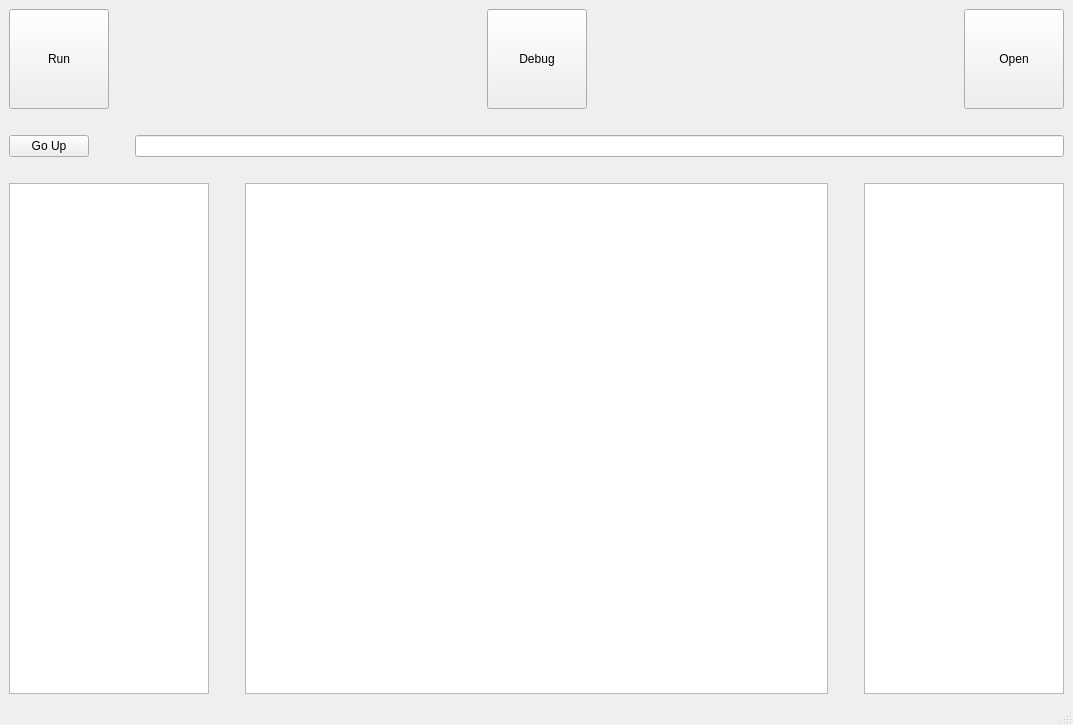
<?xml version="1.0" encoding="UTF-8"?>
<ui version="4.0">
 <class>MainWindow</class>
 <widget class="QMainWindow" name="MainWindow">
  <property name="geometry">
   <rect>
    <x>0</x>
    <y>0</y>
    <width>1073</width>
    <height>725</height>
   </rect>
  </property>
  <property name="sizePolicy">
   <sizepolicy hsizetype="Maximum" vsizetype="Maximum">
    <horstretch>1</horstretch>
    <verstretch>1</verstretch>
   </sizepolicy>
  </property>
  <property name="minimumSize">
   <size>
    <width>100</width>
    <height>0</height>
   </size>
  </property>
  <property name="windowTitle">
   <string>MainWindow</string>
  </property>
  <widget class="QWidget" name="centralwidget">
   <property name="sizePolicy">
    <sizepolicy hsizetype="Maximum" vsizetype="Maximum">
     <horstretch>1</horstretch>
     <verstretch>1</verstretch>
    </sizepolicy>
   </property>
   <layout class="QHBoxLayout" name="horizontalLayout_2">
    <item>
     <layout class="QVBoxLayout" name="verticalLayout" stretch="0,0,0,0,1">
      <property name="sizeConstraint">
       <enum>QLayout::SetNoConstraint</enum>
      </property>
      <item>
       <layout class="QHBoxLayout" name="horizontalLayout" stretch="0,1,0,1,0">
        <property name="sizeConstraint">
         <enum>QLayout::SetMaximumSize</enum>
        </property>
        <item>
         <widget class="QPushButton" name="runButton">
          <property name="minimumSize">
           <size>
            <width>100</width>
            <height>100</height>
           </size>
          </property>
          <property name="text">
           <string>Run</string>
          </property>
         </widget>
        </item>
        <item>
         <spacer name="horizontalSpacer_2">
          <property name="orientation">
           <enum>Qt::Horizontal</enum>
          </property>
          <property name="sizeHint" stdset="0">
           <size>
            <width>40</width>
            <height>20</height>
           </size>
          </property>
         </spacer>
        </item>
        <item>
         <widget class="QPushButton" name="debugButton">
          <property name="minimumSize">
           <size>
            <width>100</width>
            <height>100</height>
           </size>
          </property>
          <property name="text">
           <string>Debug</string>
          </property>
         </widget>
        </item>
        <item>
         <spacer name="horizontalSpacer_3">
          <property name="orientation">
           <enum>Qt::Horizontal</enum>
          </property>
          <property name="sizeHint" stdset="0">
           <size>
            <width>40</width>
            <height>20</height>
           </size>
          </property>
         </spacer>
        </item>
        <item>
         <widget class="QPushButton" name="openButton">
          <property name="minimumSize">
           <size>
            <width>100</width>
            <height>100</height>
           </size>
          </property>
          <property name="text">
           <string>Open</string>
          </property>
         </widget>
        </item>
       </layout>
      </item>
      <item>
       <spacer name="verticalSpacer">
        <property name="orientation">
         <enum>Qt::Vertical</enum>
        </property>
        <property name="sizeType">
         <enum>QSizePolicy::Fixed</enum>
        </property>
        <property name="sizeHint" stdset="0">
         <size>
          <width>20</width>
          <height>20</height>
         </size>
        </property>
       </spacer>
      </item>
      <item>
       <layout class="QHBoxLayout" name="horizontalLayout_3">
        <item>
         <widget class="QPushButton" name="upDirectoryButton">
          <property name="text">
           <string>Go Up</string>
          </property>
         </widget>
        </item>
        <item>
         <spacer name="horizontalSpacer">
          <property name="orientation">
           <enum>Qt::Horizontal</enum>
          </property>
          <property name="sizeType">
           <enum>QSizePolicy::Fixed</enum>
          </property>
          <property name="sizeHint" stdset="0">
           <size>
            <width>40</width>
            <height>20</height>
           </size>
          </property>
         </spacer>
        </item>
        <item>
         <widget class="QLineEdit" name="currentFolder">
          <property name="alignment">
           <set>Qt::AlignLeading|Qt::AlignLeft|Qt::AlignVCenter</set>
          </property>
         </widget>
        </item>
       </layout>
      </item>
      <item>
       <spacer name="verticalSpacer_2">
        <property name="orientation">
         <enum>Qt::Vertical</enum>
        </property>
        <property name="sizeType">
         <enum>QSizePolicy::Fixed</enum>
        </property>
        <property name="sizeHint" stdset="0">
         <size>
          <width>20</width>
          <height>20</height>
         </size>
        </property>
       </spacer>
      </item>
      <item>
       <layout class="QHBoxLayout" name="horizontalLayout_4" stretch="1,0,2,0,1">
        <item>
         <widget class="QTreeView" name="fileViewer">
          <property name="sizePolicy">
           <sizepolicy hsizetype="Fixed" vsizetype="Expanding">
            <horstretch>0</horstretch>
            <verstretch>0</verstretch>
           </sizepolicy>
          </property>
          <property name="minimumSize">
           <size>
            <width>100</width>
            <height>0</height>
           </size>
          </property>
          <property name="maximumSize">
           <size>
            <width>200</width>
            <height>16777215</height>
           </size>
          </property>
          <property name="alternatingRowColors">
           <bool>true</bool>
          </property>
          <property name="autoExpandDelay">
           <number>1</number>
          </property>
          <property name="sortingEnabled">
           <bool>true</bool>
          </property>
          <property name="expandsOnDoubleClick">
           <bool>false</bool>
          </property>
         </widget>
        </item>
        <item>
         <spacer name="horizontalSpacer_4">
          <property name="orientation">
           <enum>Qt::Horizontal</enum>
          </property>
          <property name="sizeType">
           <enum>QSizePolicy::Fixed</enum>
          </property>
          <property name="sizeHint" stdset="0">
           <size>
            <width>30</width>
            <height>20</height>
           </size>
          </property>
         </spacer>
        </item>
        <item>
         <widget class="QPlainTextEdit" name="cmdWindow">
          <property name="minimumSize">
           <size>
            <width>200</width>
            <height>0</height>
           </size>
          </property>
          <property name="font">
           <font>
            <family>Monaco</family>
            <pointsize>12</pointsize>
           </font>
          </property>
          <property name="plainText">
           <string/>
          </property>
         </widget>
        </item>
        <item>
         <spacer name="horizontalSpacer_5">
          <property name="orientation">
           <enum>Qt::Horizontal</enum>
          </property>
          <property name="sizeType">
           <enum>QSizePolicy::Fixed</enum>
          </property>
          <property name="sizeHint" stdset="0">
           <size>
            <width>30</width>
            <height>20</height>
           </size>
          </property>
         </spacer>
        </item>
        <item>
         <widget class="QTableWidget" name="varViewer">
          <property name="sizePolicy">
           <sizepolicy hsizetype="Fixed" vsizetype="Expanding">
            <horstretch>0</horstretch>
            <verstretch>0</verstretch>
           </sizepolicy>
          </property>
          <property name="minimumSize">
           <size>
            <width>100</width>
            <height>100</height>
           </size>
          </property>
          <property name="maximumSize">
           <size>
            <width>200</width>
            <height>16777215</height>
           </size>
          </property>
          <property name="contextMenuPolicy">
           <enum>Qt::CustomContextMenu</enum>
          </property>
          <property name="editTriggers">
           <set>QAbstractItemView::NoEditTriggers</set>
          </property>
          <property name="alternatingRowColors">
           <bool>true</bool>
          </property>
          <property name="selectionMode">
           <enum>QAbstractItemView::NoSelection</enum>
          </property>
          <property name="selectionBehavior">
           <enum>QAbstractItemView::SelectRows</enum>
          </property>
         </widget>
        </item>
       </layout>
      </item>
     </layout>
    </item>
   </layout>
  </widget>
  <widget class="QMenuBar" name="menubar">
   <property name="geometry">
    <rect>
     <x>0</x>
     <y>0</y>
     <width>1073</width>
     <height>22</height>
    </rect>
   </property>
  </widget>
  <widget class="QStatusBar" name="statusbar"/>
 </widget>
 <resources/>
 <connections/>
</ui>
